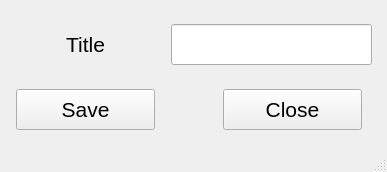
<?xml version="1.0" encoding="UTF-8"?>
<ui version="4.0">
 <class>MainWindow</class>
 <widget class="QMainWindow" name="MainWindow">
  <property name="geometry">
   <rect>
    <x>0</x>
    <y>0</y>
    <width>387</width>
    <height>172</height>
   </rect>
  </property>
  <property name="minimumSize">
   <size>
    <width>387</width>
    <height>172</height>
   </size>
  </property>
  <property name="maximumSize">
   <size>
    <width>387</width>
    <height>172</height>
   </size>
  </property>
  <property name="windowTitle">
   <string>MainWindow</string>
  </property>
  <property name="styleSheet">
   <string notr="true"/>
  </property>
  <widget class="QWidget" name="centralwidget">
   <widget class="QPushButton" name="btn_save">
    <property name="geometry">
     <rect>
      <x>16</x>
      <y>89</y>
      <width>139</width>
      <height>41</height>
     </rect>
    </property>
    <property name="sizePolicy">
     <sizepolicy hsizetype="Fixed" vsizetype="Fixed">
      <horstretch>0</horstretch>
      <verstretch>0</verstretch>
     </sizepolicy>
    </property>
    <property name="minimumSize">
     <size>
      <width>0</width>
      <height>0</height>
     </size>
    </property>
    <property name="maximumSize">
     <size>
      <width>16777215</width>
      <height>16777215</height>
     </size>
    </property>
    <property name="font">
     <font>
      <pointsize>16</pointsize>
      <stylestrategy>PreferAntialias</stylestrategy>
     </font>
    </property>
    <property name="styleSheet">
     <string notr="true"/>
    </property>
    <property name="text">
     <string>Save</string>
    </property>
   </widget>
   <widget class="QLineEdit" name="le_name">
    <property name="enabled">
     <bool>true</bool>
    </property>
    <property name="geometry">
     <rect>
      <x>171</x>
      <y>24</y>
      <width>201</width>
      <height>41</height>
     </rect>
    </property>
    <property name="sizePolicy">
     <sizepolicy hsizetype="Fixed" vsizetype="Fixed">
      <horstretch>0</horstretch>
      <verstretch>0</verstretch>
     </sizepolicy>
    </property>
    <property name="minimumSize">
     <size>
      <width>0</width>
      <height>0</height>
     </size>
    </property>
    <property name="maximumSize">
     <size>
      <width>16777215</width>
      <height>16777215</height>
     </size>
    </property>
    <property name="font">
     <font>
      <pointsize>16</pointsize>
     </font>
    </property>
    <property name="styleSheet">
     <string notr="true"/>
    </property>
    <property name="text">
     <string/>
    </property>
   </widget>
   <widget class="QLabel" name="lab_name">
    <property name="geometry">
     <rect>
      <x>16</x>
      <y>24</y>
      <width>139</width>
      <height>41</height>
     </rect>
    </property>
    <property name="sizePolicy">
     <sizepolicy hsizetype="Fixed" vsizetype="Fixed">
      <horstretch>0</horstretch>
      <verstretch>0</verstretch>
     </sizepolicy>
    </property>
    <property name="minimumSize">
     <size>
      <width>139</width>
      <height>41</height>
     </size>
    </property>
    <property name="maximumSize">
     <size>
      <width>139</width>
      <height>41</height>
     </size>
    </property>
    <property name="font">
     <font>
      <pointsize>16</pointsize>
     </font>
    </property>
    <property name="styleSheet">
     <string notr="true"/>
    </property>
    <property name="text">
     <string>Title</string>
    </property>
    <property name="alignment">
     <set>Qt::AlignCenter</set>
    </property>
   </widget>
   <widget class="QPushButton" name="btn_close">
    <property name="geometry">
     <rect>
      <x>223</x>
      <y>89</y>
      <width>139</width>
      <height>41</height>
     </rect>
    </property>
    <property name="sizePolicy">
     <sizepolicy hsizetype="Fixed" vsizetype="Fixed">
      <horstretch>0</horstretch>
      <verstretch>0</verstretch>
     </sizepolicy>
    </property>
    <property name="minimumSize">
     <size>
      <width>0</width>
      <height>0</height>
     </size>
    </property>
    <property name="maximumSize">
     <size>
      <width>16777215</width>
      <height>16777215</height>
     </size>
    </property>
    <property name="font">
     <font>
      <pointsize>16</pointsize>
      <stylestrategy>PreferAntialias</stylestrategy>
     </font>
    </property>
    <property name="styleSheet">
     <string notr="true"/>
    </property>
    <property name="text">
     <string>Close</string>
    </property>
   </widget>
  </widget>
  <widget class="QStatusBar" name="status_bar">
   <property name="font">
    <font>
     <pointsize>16</pointsize>
    </font>
   </property>
   <property name="styleSheet">
    <string notr="true"/>
   </property>
  </widget>
 </widget>
 <resources/>
 <connections/>
</ui>
